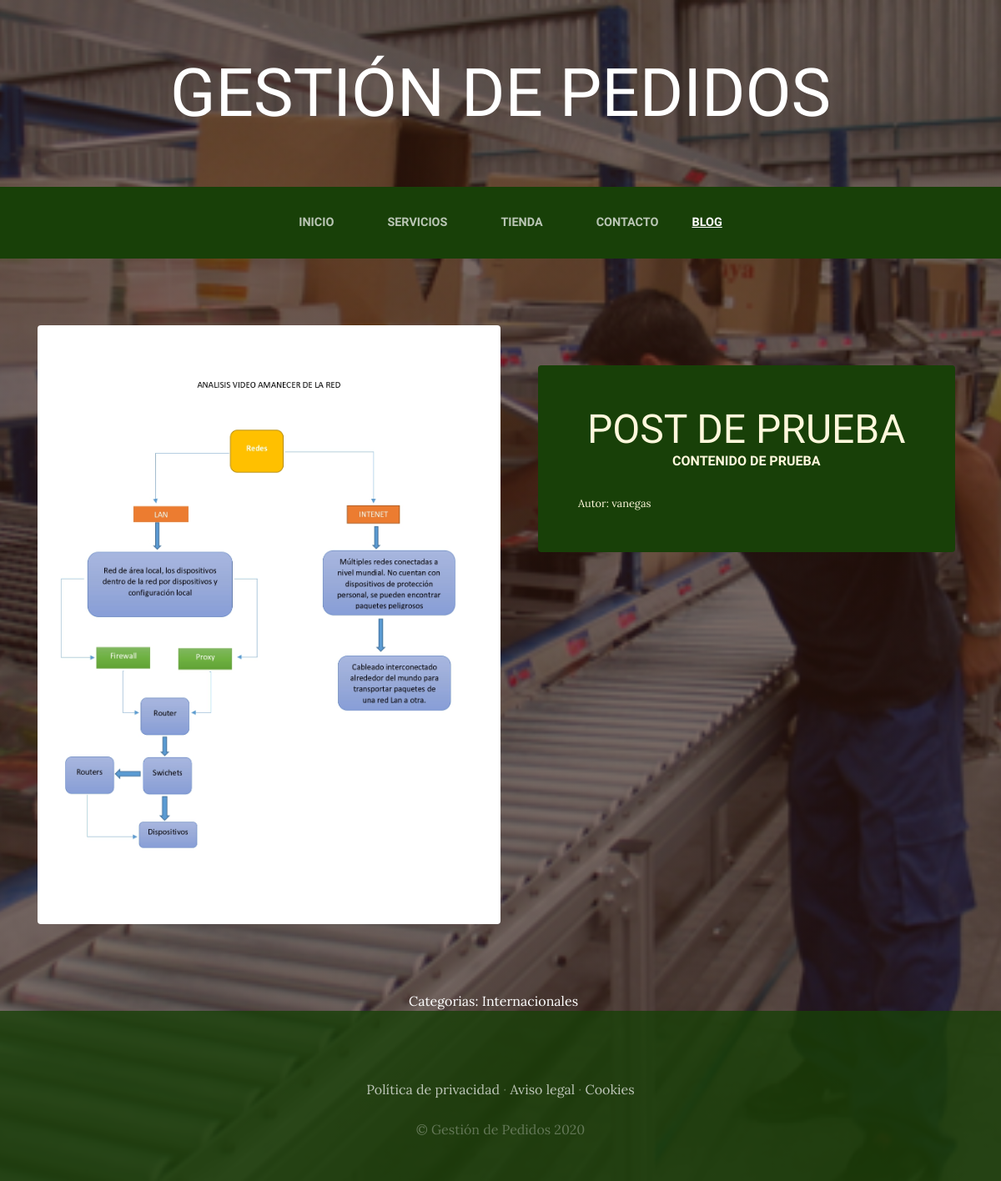
The app's page /blog/categoria/1/ with its own data.
### blog/models.py (models this page shows, shortened)
class Post (models.Model):
    titulo =models.CharField(max_length=50)
    contenido=models.CharField(max_length=50)
    imagen=models.ImageField(upload_to="blog", null=True, blank=True)
    autor=models.ForeignKey(User,on_delete=models.CASCADE)
    categorias=models.ManyToManyField(Categoria)
    created=models.DateTimeField(auto_now_add=True)
    update=models.DateTimeField(auto_now_add=True)
    class Meta:
        verbose_name='post'
        verbose_name_plural='posts'

class Categoria(models.Model):
    nombre =models.CharField(max_length=50)
    created=models.DateTimeField(auto_now_add=True)
    update=models.DateTimeField(auto_now_add=True)
    class Meta:
        verbose_name='categoria'
        verbose_name_plural='categorias'

### blog/views.py (the view)
# urls.py: path('categoria/<int:categoria_id>/', views.categoria, name="categoria")
def categoria(request,categoria_id):
    categoria=Categoria.objects.get(id=categoria_id)
    posts=Post.objects.filter(categorias=categoria)
    return render(request, "blog/categoria.html", {'categoria':categoria, "posts": posts})

### blog/templates/blog/categoria.html
{%extends "ProyectowebApp/base.html" %}
{% load static %}
{% block content %}
  {% for post in posts %}
  <section class="page-section clearfix">
    <div class="container">
      <div class="intro">
        <img class="intro-img img-fluid mb-3 mb-lg-0 rounded" src="{{post.imagen.url}}" alt=""style ="width: 50%;">
        <div class="intro-text left-0 text-center bg-faded p-5 rounded">
          <h2 class="section-heading mb-4" >
            <span class="section-heading-lower">{{post.titulo}}</span>
            <span class="section-heading-upper">{{post.contenido}}</span>
          </h2>
         <div style="text-align: left; font-size: 0.8em;">
          Autor: {{post.autor}}
        </div>
      </div>
    </div>
  </section>
    {% endfor %}
    <section>
        <div style="width: 75%; margin: auto; text-align: center; color: white;">
          Categorias:
         {% for post in posts %}
           {% for categoria in post.categorias.all %}
              {{categoria.nombre}} &nbsp;&nbsp;&nbsp;
            {% endfor %}
          {% endfor %}
        </div>
      </section>
{% endblock %}

### ProyectowebApp/static/ProyectowebApp/css/gestion.css (style rules this page uses)
body { font-family: 'Lora'; background: linear-gradient(rgba(47, 23, 15, 0.65), rgba(47, 23, 15, 0.65)), url("../img/bg_main.jpg"); background-attachment: fixed; background-position: center; background-size: cover; }
h1, h2, h3, h4, h5, h6 { font-family: 'Raleway'; }
.page-section { margin-top: 5rem; margin-bottom: 5rem; }
.section-heading { text-transform: uppercase; }
.section-heading .section-heading-upper { display: block; font-size: 1rem; font-weight: 800; padding-bottom:.5rem; }
.section-heading .section-heading-lower { display: block; font-size: 3rem; font-weight: 100; }
.bg-faded { background-color: rgba(255, 255, 255, 0.85); }
.intro { position: relative; }
@media (min-width: 992px) { .intro .intro-img { width: 75%; float: left; } }
@media (min-width: 992px) { .intro .intro-text { left: 600; width: 60%; margin-top: 3rem; background-color: rgba(24, 64, 8); color: cornsilk; position: absolute; } }
@media (min-width: 1200px) { .intro .intro-text { width: 45%; } }

### records on screen
Post: imagen (picture), titulo "POST DE PRUEBA", contenido "CONTENIDO DE PRUEBA", autor "vanegas"
Categoria: nombre "Internacionales"
